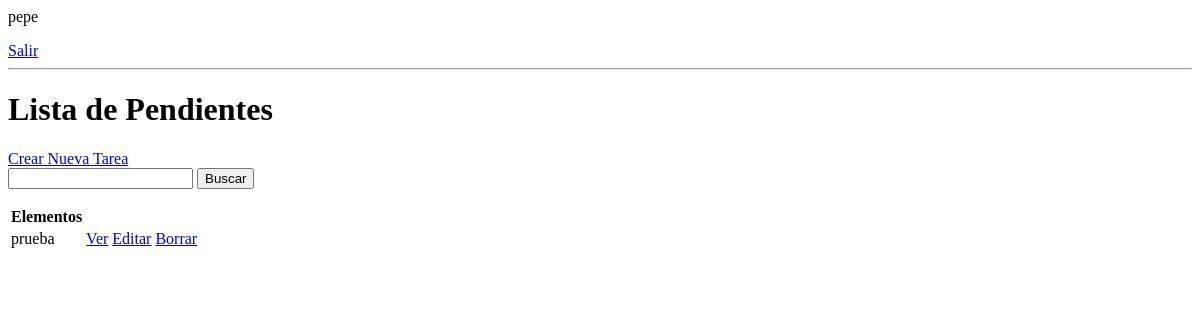
The page / (signed in) on the database as committed earlier.
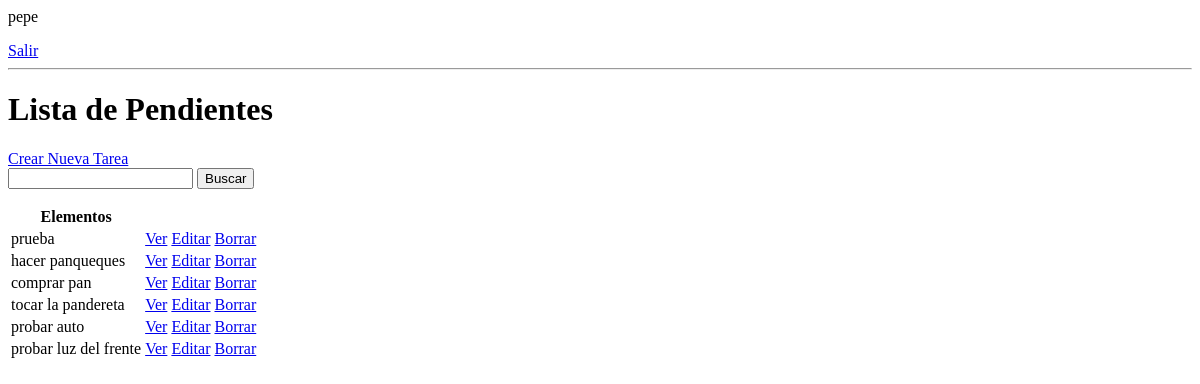
The same page on the database as committed later.
### base/models.py (models this page shows, shortened)
class Tarea(models.Model):
    usuario = models.ForeignKey(User, on_delete=models.CASCADE,
                                null=True,
                                blank=True)
    titulo = models.CharField(max_length=200)
    descripcion = models.TextField(null=True,
                                blank=True)
    completo = models.BooleanField(default=False)
    creado = models.DateTimeField(auto_now_add=True)
    class Meta:
        ordering = ['completo']

### base/views.py (the view)
# urls.py: urlpatterns = [path('', ListaPendientes.as_view(), name='tareas'),
class ListaPendientes(LoginRequiredMixin, ListView):
    model = Tarea
    context_object_name = 'tareas'
    def get_context_data(self, **kwargs):
        context = super().get_context_data(**kwargs)
        context['tareas'] = context['tareas'].filter(usuario=self.request.user)
        context['count'] = context['tareas'].filter(completo=False).count()
        valor_buscado = self.request.GET.get('area-buscar') or ''
        if valor_buscado:
            context['tareas'] = context['tareas'].filter(titulo__icontains=valor_buscado)
        context['valor_buscado'] = valor_buscado
        return context

### base/templates/base/tarea_list.html
{% if request.user.is_authenticated %}
    <p>{{request.user}}</p>
    <a href="{% url 'logout' %}">Salir</a>
{% else %}
    <a href="{% url 'login' %}">Ingresar</a>
{% endif %}
<hr>
<h1>Lista de Pendientes</h1>
<a href="{% url 'crear-tarea' %}">Crear Nueva Tarea</a>
<form method="GET">
    <input type="text" name="area-buscar" value="{{valor_buscado}}">
    <input type="submit" value="Buscar">
</form>
<table>
    <tr>
        <th>Elementos</th>
        <th></th>
        <th></th>
        <th></th>
    </tr>
    {% for tarea in tareas %}
    <tr>
        <td>{{tarea.titulo}}</td>
       <td><a href="{% url 'Tareas' tarea.id %}"> Ver</a></td>
       <td><a href="{% url 'editar-tarea' tarea.id %}"> Editar</a></td>
       <td><a href="{% url 'borrar-tarea' tarea.id %}"> Borrar</a></td>
    </tr>
    {% empty %}
    <h3>No hay elementos en esta lista</h3>
    {% endfor %}
</table>

Rows that differ between the two databases and show on the page:
added Tarea: titulo "hacer panqueques"
added Tarea: titulo "comprar pan"
added Tarea: titulo "tocar la pandereta"
added Tarea: titulo "probar auto"
added Tarea: titulo "probar luz del frente"
